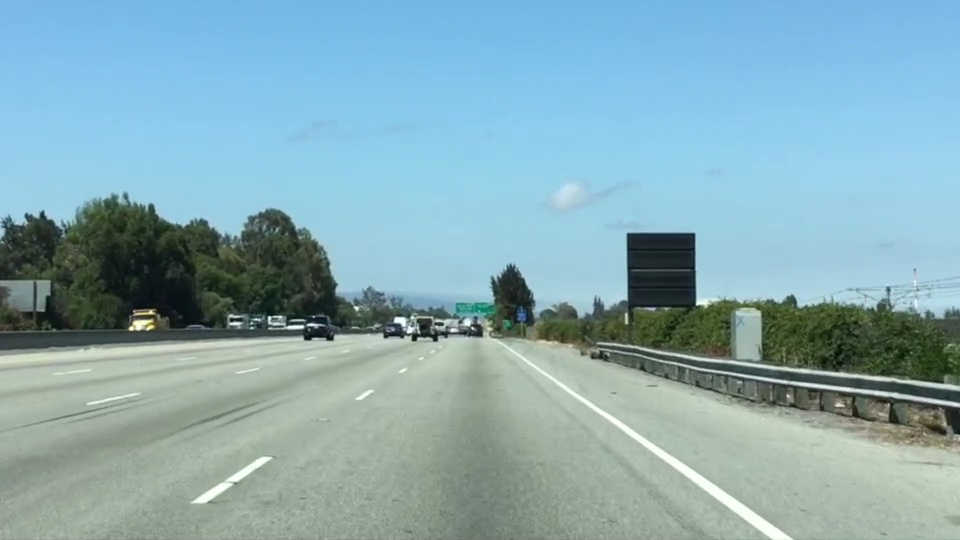
#> input picture python/udacity/test.jpg, 960 x 540 px
$ python color_region_masking.py
#> lines starting #> are read from the running program, lines starting #| are printed output that depends on the picture; after the words box and inside, x2 and y2 are one past the last pixel; in counts of white or black regions, pixels touching at a corner belong together
__author__ = 'admin'
import matplotlib.pyplot as plt
import matplotlib.image as mpimg
import numpy as np


def color_thresholds(orig_image):
    # Define color selection criteria
    ###### MODIFY THESE VARIABLES TO MAKE YOUR COLOR SELECTION
    red_threshold = 200
    green_threshold = 200
    blue_threshold = 200
    ######

    rgb_threshold = [red_threshold, green_threshold, blue_threshold]

    # Do a boolean or with the "|" character to identify
    # pixels below the thresholds
    return (orig_image[:, :, 0] < rgb_threshold[0]) \
                 | (orig_image[:, :, 1] < rgb_threshold[1]) \
                 | (orig_image[:, :, 2] < rgb_threshold[2])


def region_thresholds(XX, YY):
    # Define a triangular region of interest
    # Keep in mind the origin (x=0, y=0) is in the upper left in image processing
    # left_bottom = [140, 539]
    # right_bottom = [800, 539]
    # apex = [460, 316]

    left_bottom = [0, 539]
    right_bottom = [900, 539]
    apex = [475, 320]

    # Fit lines (y=Ax+B) to identify the  3 sided region of interest
    # np.polyfit() returns the coefficients [A, B] of the fit
    fit_left = np.polyfit((left_bottom[0], apex[0]), (left_bottom[1], apex[1]), 1)
    fit_right = np.polyfit((right_bottom[0], apex[0]), (right_bottom[1], apex[1]), 1)
    fit_bottom = np.polyfit((left_bottom[0], right_bottom[0]), (left_bottom[1], right_bottom[1]), 1)

    return (YY > (XX * fit_left[0] + fit_left[1])) & \
            (YY > (XX * fit_right[0] + fit_right[1])) & \
            (YY < (XX * fit_bottom[0] + fit_bottom[1]))


# Read in the image and print some stats
image = mpimg.imread('test.jpg')
#> image is the input picture: shape (540, 960, 3); mean R, G, B 135.5, 171.1, 179.2
print('This image is: ', type(image),
         'with dimesions:', image.shape)
#| This image is:  <class 'numpy.ndarray'> with dimesions: (540, 960, 3)

# Pull out the x and y sizes and make a copy of the image
ysize = image.shape[0]
#> ysize = 540
xsize = image.shape[1]
#> xsize = 960
color_select_img = np.copy(image)
line_image = np.copy(image)


# Find the region inside the lines
XX, YY = np.meshgrid(np.arange(0, xsize), np.arange(0, ysize))

# Mask color selection
color_select_img[color_thresholds(image) | ~region_thresholds(XX,YY)] = [0,0,0]
#> in color_thresholds, `return (orig_image[:, :, 0] < rgb_threshold[0]) \ | (orig_image[:, :, ..`:
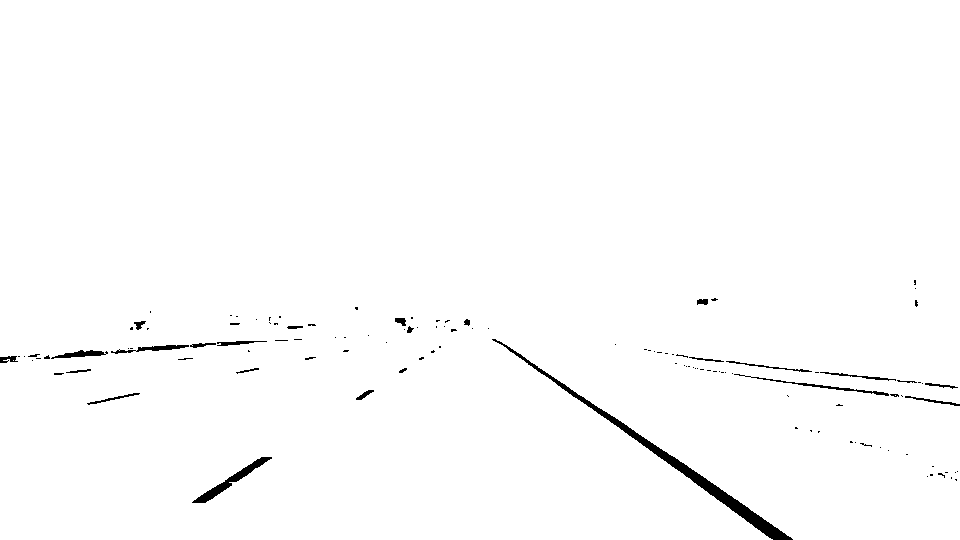
#> returned value: shape (540, 960) bool; 98.9% white; 121 black regions (95 under 20 px), largest, box (x1, y1, x2, y2) and area: (492, 339, 793, 540) 2493, (192, 457, 272, 503) 624, (734, 374, 889, 396) 302
#> in region_thresholds, `left_bottom = [0, 539]`: left_bottom = [0, 539]
#> in region_thresholds, `fit_left = np.polyfit((left_bottom[0], apex[0]), (left_bottom[1], apex..`: fit_left = [-0.461, 539]
#> in region_thresholds, `fit_bottom = np.polyfit((left_bottom[0], right_bottom[0]), (left_botto..`: fit_bottom = [-7.3e-17, 539]
#> in region_thresholds, `return (YY > (XX * fit_left[0] + fit_left[1])) & \ (YY > (XX * fit_rig..`:
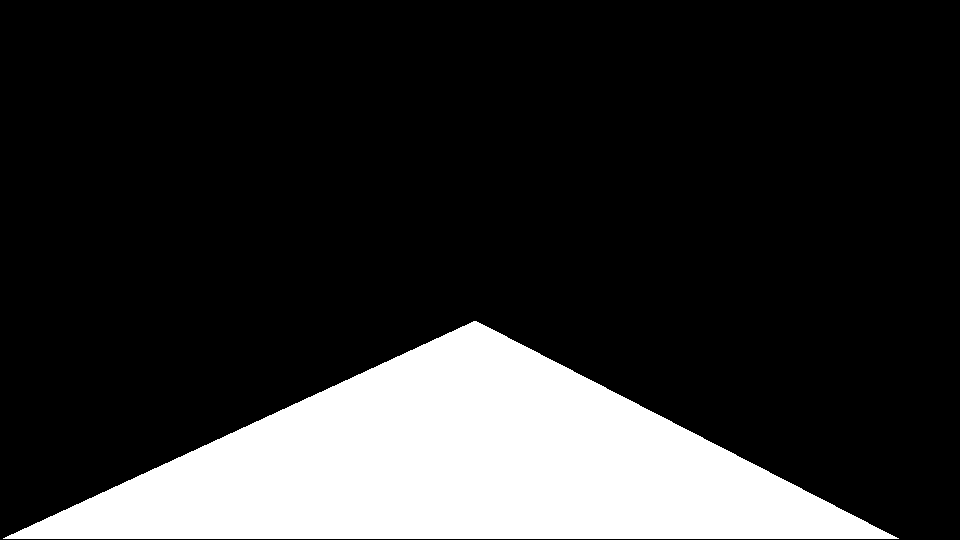
#> returned value: shape (540, 960) bool; 18.9% white; 1 white region, box (x1, y1, x2, y2) and area: (3, 321, 899, 539) 98100
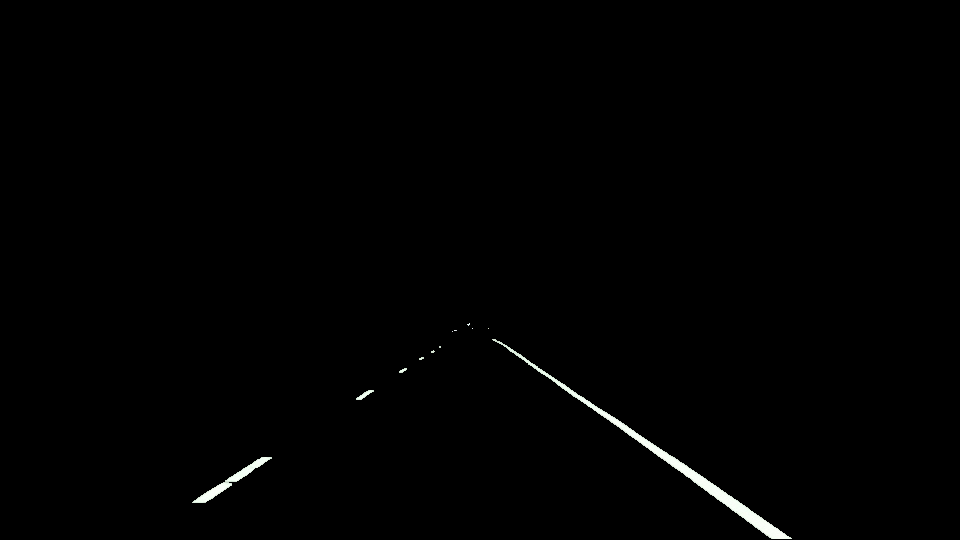
#> color_select_img: shape (540, 960, 3); mean R, G, B 1.5, 1.5, 1.5
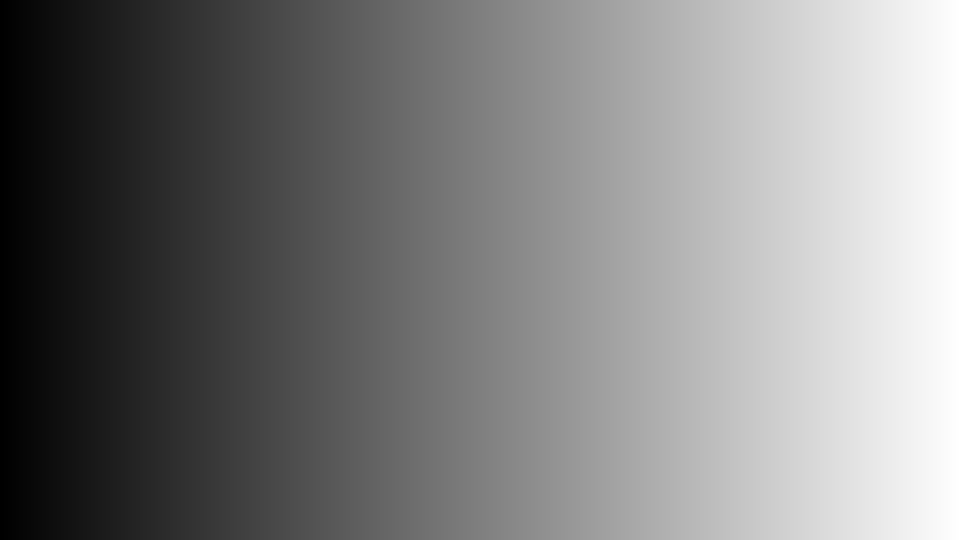
#> XX: shape (540, 960) int64; min 0, max 959, mean 479.5; drawn with min black and max white

# Find where image is both colored right and in the region
line_image[~color_thresholds(image) & region_thresholds(XX, YY)] = [255,0,0]
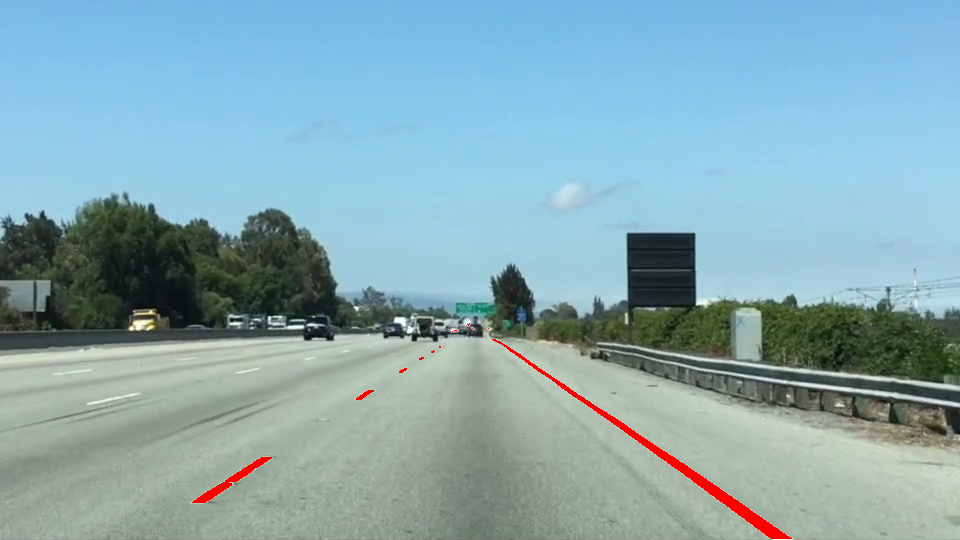
#> line_image: shape (540, 960, 3); 0.62% of pixels changed, all inside (x1, y1, x2, y2) = (192, 323, 792, 539)

plt.imshow(image)

#x = [left_bottom[0], right_bottom[0], apex[0], left_bottom[0]]
#y = [left_bottom[1], right_bottom[1], apex[1], left_bottom[1]]
plt.plot(XX, YY, 'r--', lw=4)

mpimg.imsave("test-color-after.jpg", color_select_img)
mpimg.imsave("test-region-after.jpg", line_image)
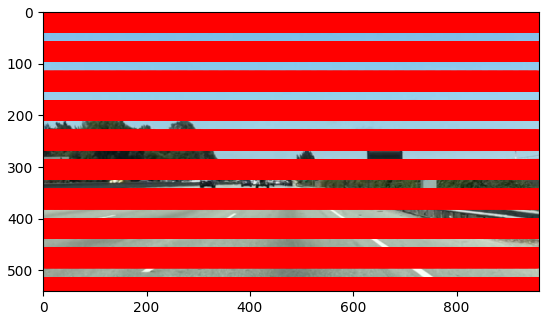
#> figure drawn by matplotlib, 1 panel
